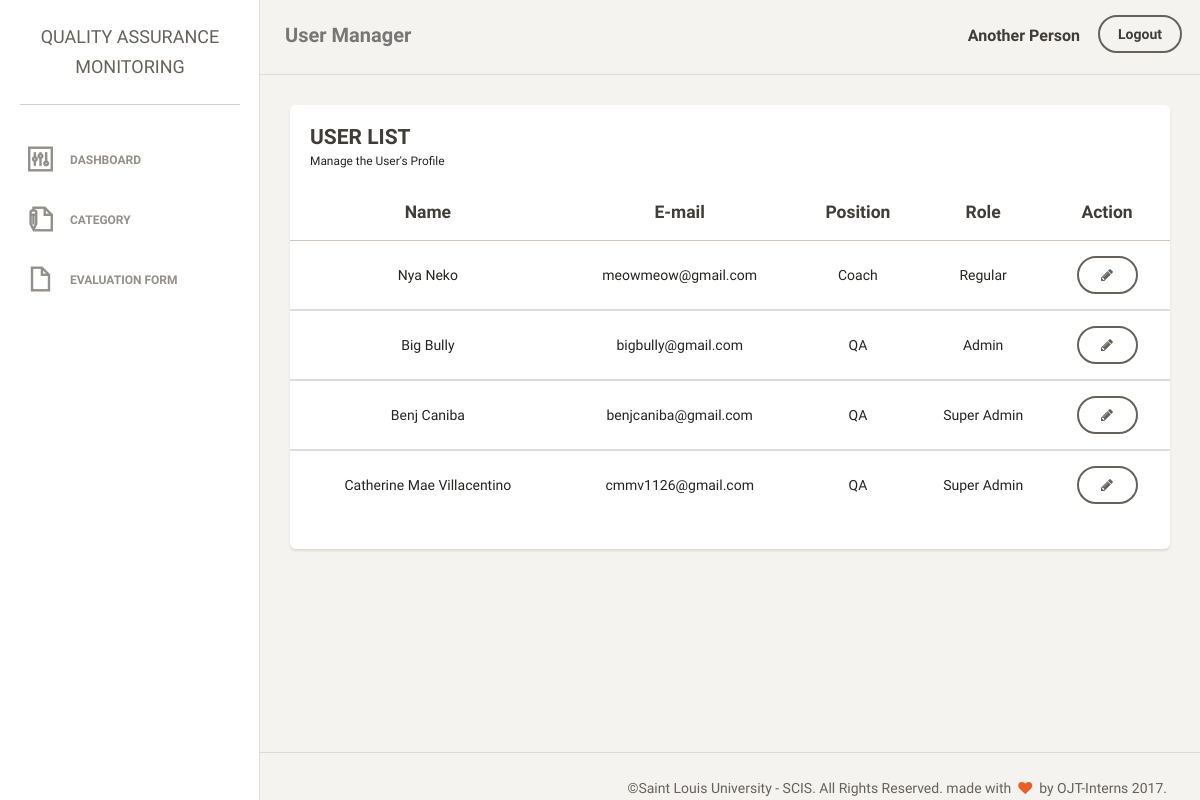
Page /dashboard/user.php (signed in) on the earlier database version.
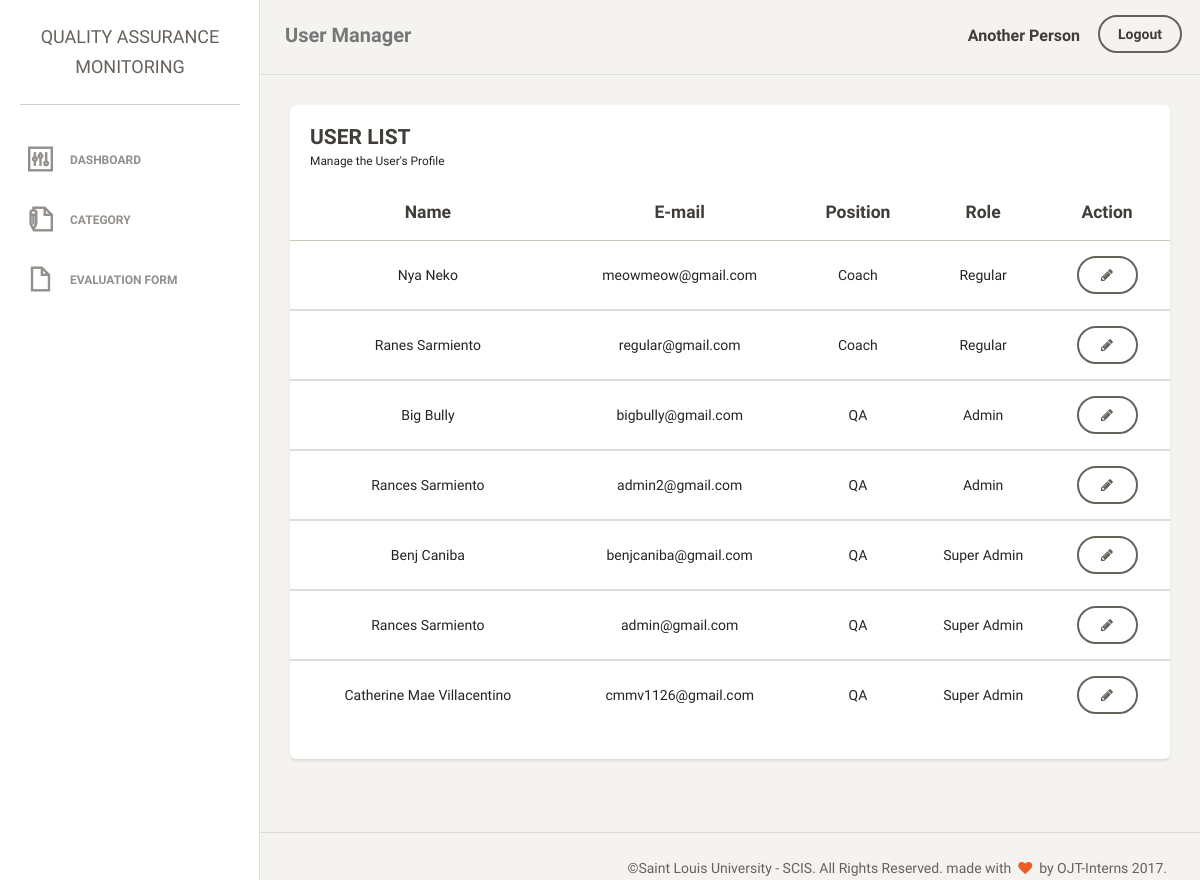
Same page on the later database version.
### tables this page shows
CREATE TABLE `user` (
  `userId` int(11) NOT NULL AUTO_INCREMENT,
  `empNum` varchar(45) NOT NULL,
  `lastname` varchar(45) NOT NULL,
  `firstname` varchar(45) NOT NULL,
  `type` enum('Regular','Admin','Super Admin') NOT NULL DEFAULT 'Regular',
  `position` enum('QA','Coach') NOT NULL,
  `password` varchar(45) NOT NULL,
  `email` varchar(45) NOT NULL,
  `username` varchar(45) NOT NULL,
  PRIMARY KEY (`userId`)
);

### dashboard/user.php (the view, shortened to what the changed rows need)
<?php
    $db = new mysqli("localhost", "root", "", "ntu_monitoring");
?>
<?php
    $email = $_SESSION['username'];
    $queryName = mysqli_query($db, "SELECT CONCAT(firstname, ' ' ,lastname) as name, userId, type FROM user WHERE email = '$email'");
    $rowUser = $queryName->fetch_assoc();
    $id = $rowUser['userId'];
?>
<!doctype html>
<html lang="en">
<head>
    <link href="assets/css/style.css" type="text/css" rel="stylesheet">
    <link href="assets/css/bootstrap.min.css" rel="stylesheet" />
    <link href="assets/css/animate.min.css" rel="stylesheet"/>
    <link href="assets/css/paper-dashboard.css" rel="stylesheet"/>
    <link href="http://maxcdn.bootstrapcdn.com/font-awesome/latest/css/font-awesome.min.css" rel="stylesheet">
    <link href="assets/css/themify-icons.css" rel="stylesheet">
</head>
<body>
<div class="wrapper">
    <div class="main-panel">
        <div class="content">
            <div class="container-fluid">
               <div class = "row">
                   <div class="col-lg-12">
                       <div class="card">
                            <div class="content table-responsive table-full-width">
                            <?php
                                $queryList="SELECT empNum, CONCAT(firstname, ' ', lastname)'name', email, position, type, userId FROM user WHERE userId <> '$id' ORDER BY type ASC, lastname ASC  ";
                                if ($result=mysqli_query($db, $queryList)) {
                                    if(mysqli_num_rows($result) > 0) {
                                        echo "<table class='table table-striped'>";
                                        echo "<thead>";
                                        echo "<tr>";
                                        echo "<th class='text-center'><strong>Name</strong></th>";
                                        echo "<th class='text-center'><strong>E-mail</strong></th>";
                                        echo "<th class='text-center'><strong>Position</strong></th>";
                                        echo "<th class='text-center'><strong>Role</strong></th>";
                                        echo "<th class='text-center'><strong>Action</strong></th>";
                                        echo "</tr>";
                                        echo "</thead>";
                                        while ($row=mysqli_fetch_assoc($result)) {
                                            echo "<tbody>";
                                            echo "<tr>";
                                            echo "<td class='text-center'>".$row['name']."</td>";
                                            echo "<td class='text-center'>".$row['email']."</td>";
                                            echo "<td class='text-center'>".$row['position']."</td>";
                                            echo "<td class='text-center'>".$row['type']."</td>";
                                            echo "<td class='text-center'>
                                                     <form action='manage.php' method='POST'>
                                                          <a href='editStat.php?id=". $row['userId'] ."'><button type='button' class='btn btn-default manage' name='editA'><i class='fa fa-pencil' aria-hidden='true'></i></button></a>
                                                    </form>
                                                 </td>";
                                            echo "</tr>";
                                            echo "</tbody>";
                                        }
                                        echo " </table>";
                                    }
                                }
                            ?>
                           </div>
                       </div>
                   </div>
                </div>
            </div>
        </div>
    </div>
</div>
</body>
</html>

Differences in the rows shown:
added user: name "Ranes Sarmiento", email "regular@gmail.com", position "Coach", type "Regular"
added user: name "Rances Sarmiento", email "admin2@gmail.com", position "QA", type "Admin"
added user: name "Rances Sarmiento", email "admin@gmail.com", position "QA", type "Super Admin"
